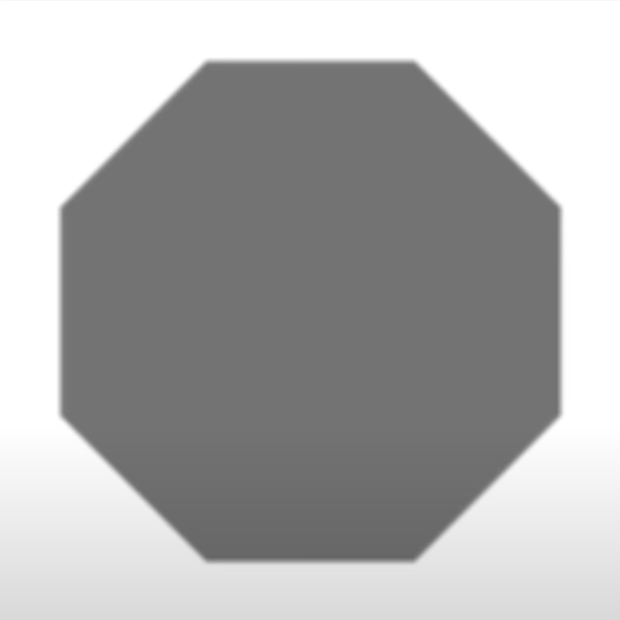
#> input picture images/gradiant_octagon.png, 620 x 620 px
$ python gradient.py   (older library calls are emulated)
#> lines starting #> are read from the running program, lines starting #| are printed output that depends on the picture
### basic/helper.py
import cv2
import numpy as np
from matplotlib import pyplot as plt

def show_info(image, isgray=False):
    print('-----------------------------------------------------')
    print('shape:', image.shape, 'and', 'size:', image.size)
    print(image.dtype)

    if isgray:
        plt.imshow(image, cmap='gray')
    else:
        plt.imshow(image[:,:,::-1])

    plt.show()

### basic/edge_detection/gradient.py
import sys
import cv2
import numpy as np
from matplotlib import pyplot as plt

sys.path.insert(0, '../util')

from helper import *

# https://docs.opencv.org/4.5.3/d5/d0f/tutorial_py_gradients.html
# Existem diversas funções para obter a imagem gradiente
# aqui estamos usando a Sobel, gradientes são um passo em
# busca da detecção de bordas "edges", é possivel fazer a função
# na direção x e y, mudando os parametro no Sobel()
def gradient_image():
    img = cv2.imread(path_image_1)
    #convert image to float for better precision
    img = img / 255.
    show_info(img)

    # Criar gradiente com metodo de Sobel em direção x
    sobel_x = cv2.Sobel(img,cv2.CV_64F,0,1,ksize=3)

    # Criar gradiente com metodo de Sobel em direção y
    sobel_y = cv2.Sobel(img,cv2.CV_64F,1,0,ksize=3)

    # obter magnitude do gradiente, usando os 2 criados anteriormente
    magnitude = np.sqrt(sobel_x**2.0 + sobel_y**2.0)
    # obter o angulo do gradiente, a direção é apontada por angulo mesmo
    # por exemplo 360º
    angle = np.arctan2(sobel_y, sobel_x) * (180 / np.pi)

    #Normalizar e mostrar a magnitute dos gradientes
    result_magnitude = magnitude / (4*np.sqrt(2))
    show_info(result_magnitude)

    result_angle = ((angle+180.0)/360.0)
    show_info(result_angle)


def better_gradient_image():
    img = cv2.imread(path_image_1)
#> img is the input picture: shape (620, 620, 3); mean B, G, R 174.1, 174.1, 174.1

    # Output dtype = cv.CV_64F. Then take its absolute and convert to cv.CV_8U
    sobelx64f = cv2.Sobel(img,cv2.CV_64F,1,0,ksize=3)
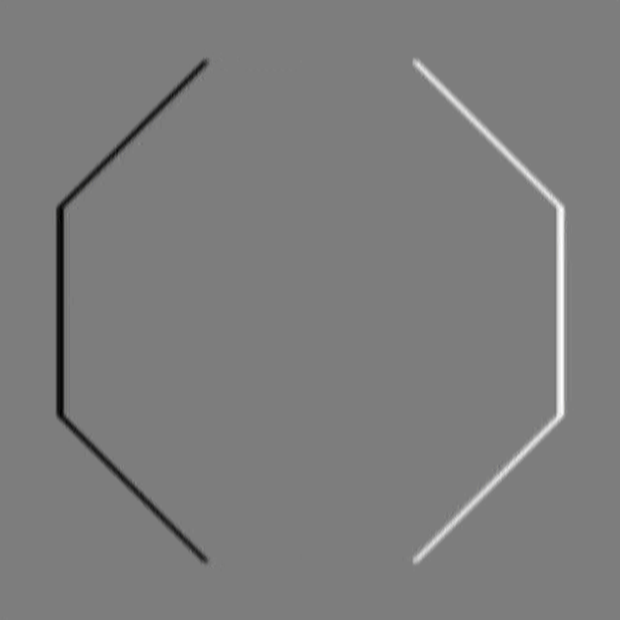
#> sobelx64f: shape (620, 620, 3) float64; mean B, G, R 0, 0, 0; drawn with min black and max white
    abs_sobel64f = np.absolute(sobelx64f)
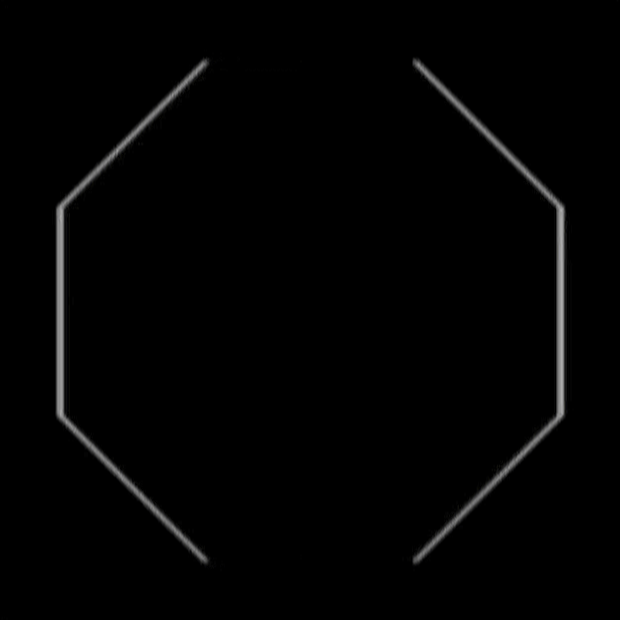
#> abs_sobel64f: shape (620, 620, 3) float64; mean B, G, R 2.9, 2.9, 2.9
    sobel_8u = np.uint8(abs_sobel64f)

    show_info(sobel_8u)
#| shape: (620, 620, 3) and size: 1153200
#| uint8


path_image_1 = '../../images/gradiant_octagon.png'

better_gradient_image()

cv2.waitKey(0)
cv2.destroyAllWindows()
